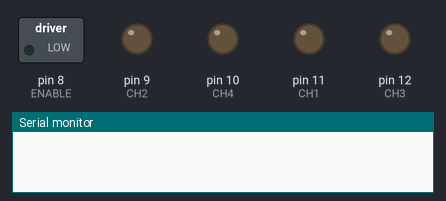
This sketch was run on a simulated Arduino Uno, built with avr-gcc and run on an emulated ATmega328P. On the bench: switched loads named in the sketch (green lamp = pin HIGH), output pins drawn as LEDs (lit = HIGH), the last lines printed to the serial monitor.

Above: at 0.1 s.
At 0.6 s:
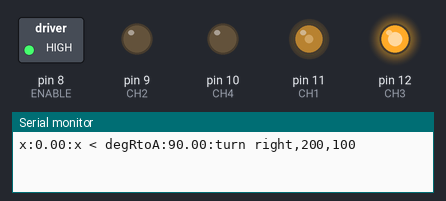
At 9.6 s:
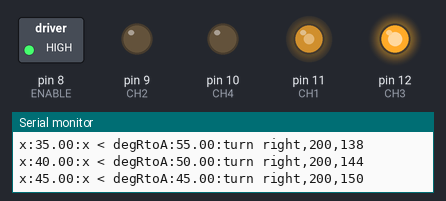
At 15.6 s:
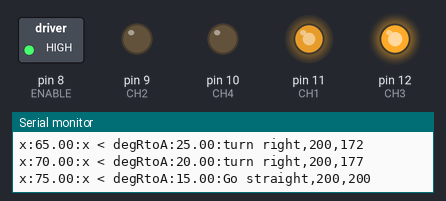
At 31.6 s:
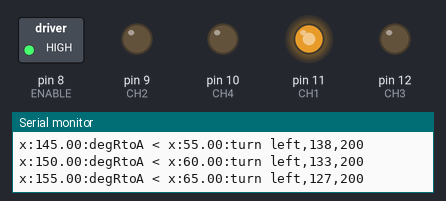
Timing chart, 0 to 33.1 s (numbered marks = the images above):
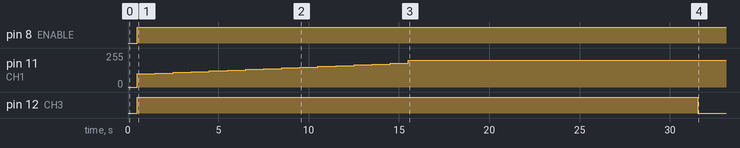

The sketch:

motor_control_test.ino
```cpp
const int ENABLE = 8;
const int CH1 = 11;
const int CH2 = 9;
const int CH3 = 12;
const int CH4 = 10;

float degRtoA = 90;//目的方向(仮)
float x =0;//機軸方向
float delta_theta; //目的方向(仮)と機軸方向の差分
float threshold = 30; //角度の差分の閾値


int Normal_speed = 200;
int speed_R;
int speed_L;

void setup() {
  // put your setup code here, to run once:
  Serial.begin(9600);
  pinMode(ENABLE,OUTPUT);  // 7番ピンをOUTPUT指定
  pinMode(CH1,OUTPUT);    // 10番ピンをOUTPUT指定
  pinMode(CH2,OUTPUT);    // 11版ピンをOUTPUT指定
  pinMode(CH3,OUTPUT);    // 12番ピンをOUTPUT指定
  pinMode(CH4,OUTPUT);    // 13版ピンをOUTPUT指定

  // 初期化 DCモータが突然動きださないように
  digitalWrite(ENABLE,LOW); // disable
  digitalWrite( CH2, LOW);
  digitalWrite( CH4, LOW);
  delay(500);
}

void loop() {
  Serial.print("x:");
  Serial.print(x);
  Serial.print(":");
  digitalWrite(ENABLE,HIGH); // enable


  if (x < degRtoA){
      delta_theta = degRtoA - x;
      Serial.print("x < degRtoA:");
      Serial.print(delta_theta);
      Serial.print(":");

      //閾値内にあるときは真っ直ぐ
      if ((0 <= delta_theta && delta_theta <= threshold/2)|| (360 - threshold/2 <= delta_theta && delta_theta <= degRtoA)){
        speed_R = Normal_speed;
        speed_L = Normal_speed;
        analogWrite( CH1, speed_R );
        analogWrite( CH3, speed_L );
        Serial.print("Go straight");
      }
      //閾値よりプラスで大きい時は時計回りに回るようにする（左が速くなるようにする）
      else if (threshold/2 < delta_theta && delta_theta <= 180){
        speed_R = Normal_speed - (delta_theta * Normal_speed / 180);
        speed_L = Normal_speed;
        analogWrite( CH1, speed_R );
        analogWrite( CH3, speed_L );
        Serial.print("turn right");
      }

      //閾値よりマイナスで大きい時は反時計回りに回るようにする（右が速くなるようにする）
      else {
        speed_R = Normal_speed;
        speed_L = Normal_speed - ((360-delta_theta) * Normal_speed / 180);
        analogWrite( CH1, speed_R );
        analogWrite( CH3, speed_L );
        Serial.print("turn left");
      }
  }


  else {
      delta_theta = x - degRtoA;
      Serial.print("degRtoA < x:");
      Serial.print(delta_theta);
      Serial.print(":");

      //閾値内にあるときは真っ直ぐ
      if ((0 <= delta_theta && delta_theta <= threshold/2)|| (360 - threshold/2 <= delta_theta && delta_theta <= 360)){
        speed_R = Normal_speed;
        speed_L = Normal_speed;
        analogWrite( CH1, speed_R );
        analogWrite( CH3, speed_L );
        Serial.print("Go straight");
      }
      //閾値よりプラスで大きい時は反時計回りに回るようにする（右が速くなるようにする）
      else if (threshold/2 < delta_theta && delta_theta <= 180){
        speed_R = Normal_speed;
        speed_L = Normal_speed - (delta_theta * Normal_speed / 180);
        analogWrite( CH1, speed_R );
        analogWrite( CH3, speed_L );
        Serial.print("turn left");
      }

      //閾値よりマイナスで大きい時は時計回りに回るようにする（左が速くなるようにする）
      else {
        speed_R = Normal_speed - ((360-delta_theta) * Normal_speed / 180);
        speed_L = Normal_speed;
        analogWrite( CH1, speed_R );
        analogWrite( CH3, speed_L );
        Serial.print("turn right");

      }
  }
  Serial.print(",");
  Serial.print(speed_L);
  Serial.print(",");
  Serial.println(speed_R);

  x += 5;
  if(x > 360){
    x -= 360;
  }
  delay(1000);
}
```

Measured:
- by itself, pin 8 (ENABLE): LOW → HIGH at 0.50 s
- by itself, pin 11 (CH1): moves from 0/255 to 200/255 over 15.0 s
- by itself, pin 12 (CH3): LOW → HIGH at 0.50 s, → LOW 31.0 s later
